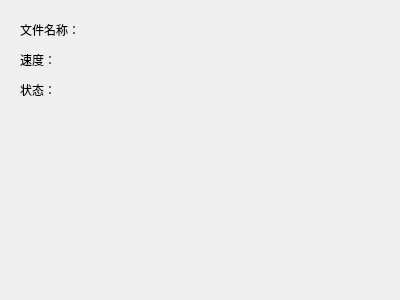
<?xml version="1.0" encoding="UTF-8"?>
<ui version="4.0">
 <class>UploadWidget</class>
 <widget class="QWidget" name="UploadWidget">
  <property name="geometry">
   <rect>
    <x>0</x>
    <y>0</y>
    <width>400</width>
    <height>300</height>
   </rect>
  </property>
  <property name="windowTitle">
   <string>Form</string>
  </property>
  <widget class="QLabel" name="label">
   <property name="geometry">
    <rect>
     <x>20</x>
     <y>20</y>
     <width>69</width>
     <height>19</height>
    </rect>
   </property>
   <property name="text">
    <string>文件名称：</string>
   </property>
  </widget>
  <widget class="QLabel" name="label_2">
   <property name="geometry">
    <rect>
     <x>20</x>
     <y>50</y>
     <width>69</width>
     <height>19</height>
    </rect>
   </property>
   <property name="text">
    <string>速度：</string>
   </property>
  </widget>
  <widget class="QLabel" name="label_3">
   <property name="geometry">
    <rect>
     <x>20</x>
     <y>80</y>
     <width>69</width>
     <height>19</height>
    </rect>
   </property>
   <property name="text">
    <string>状态：</string>
   </property>
  </widget>
 </widget>
 <resources/>
 <connections/>
</ui>
